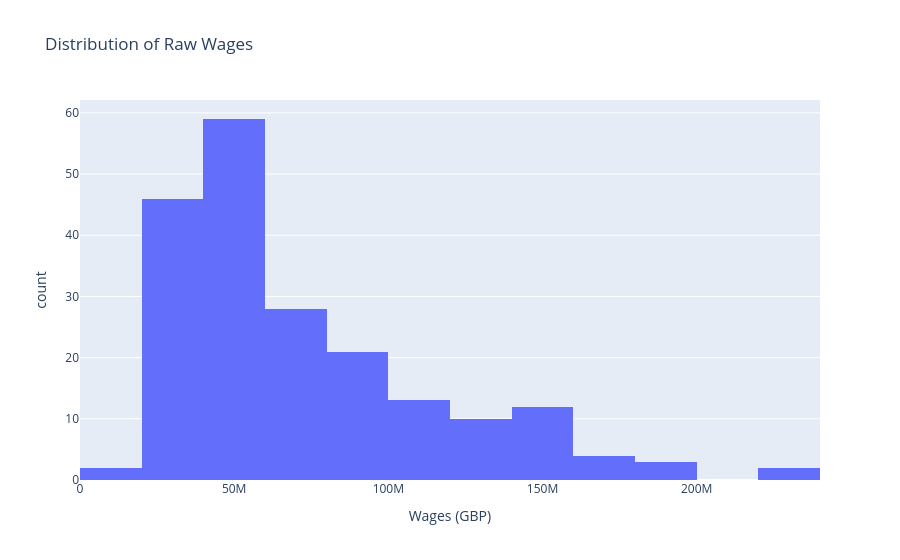

The code cell stored with this chart in its notebook:
### Markdown cell above
## Distributions:

### Code cell
# Histogram of Raw Wages
fig1 = px.histogram(df, x='Wages_GBP', title='Distribution of Raw Wages', labels={'Wages_GBP': 'Wages (GBP)', 'y': 'Number of Teams'})
fig1.show()

### Figure 1 — Plotly figure (JSON) as saved in the notebook; plotly's stock layout.template omitted (floating-point values rounded to 4 significant figures; data arrays with more than 128 entries replaced by an {"elided": "..."} marker saying what was removed)
{"data": [{"bingroup": "x", "hovertemplate": "Wages (GBP)=%{x}<br>count=%{y}<extra></extra>", "legendgroup": "", "marker": {"color": "#636efa", "pattern": {"shape": ""}}, "name": "", "orientation": "v", "showlegend": false, "type": "histogram", "x": {"elided": "200 int values"}, "xaxis": "x", "yaxis": "y"}], "layout": {"barmode": "relative", "legend": {"tracegroupgap": 0}, "title": {"text": "Distribution of Raw Wages"}, "xaxis": {"anchor": "y", "domain": [0, 1], "title": {"text": "Wages (GBP)"}}, "yaxis": {"anchor": "x", "domain": [0, 1], "title": {"text": "count"}}}}
